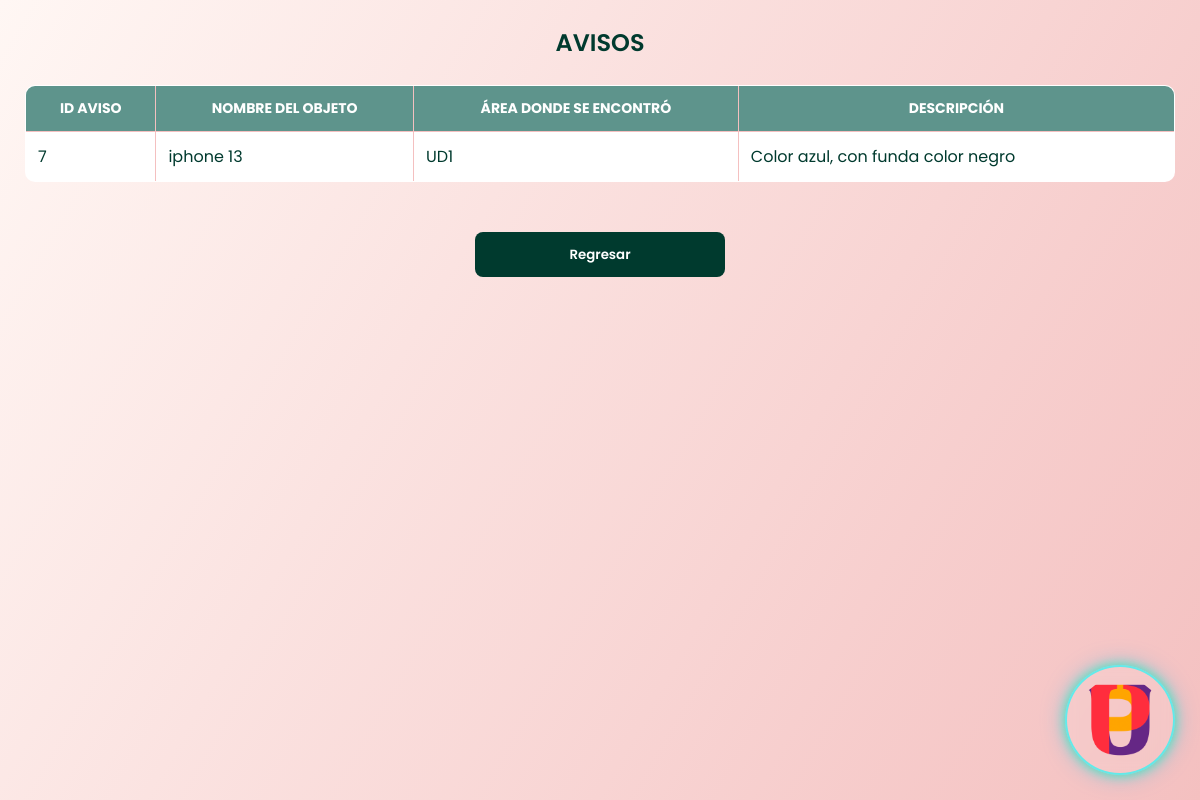
Screenshot of /index.php?action=avisos (signed in) with the database file from the repository.
### tables this page shows
CREATE TABLE `aviso` (
  `ID_Aviso` int(11) NOT NULL AUTO_INCREMENT,
  `ID_Objeto` int(11) DEFAULT NULL,
  `ID_Area` int(11) DEFAULT NULL,
  `descripcion` text NOT NULL,
  PRIMARY KEY (`ID_Aviso`),
  KEY `ID_Objeto` (`ID_Objeto`),
  KEY `ID_Area` (`ID_Area`),
  CONSTRAINT `fk_aviso_area` FOREIGN KEY (`ID_Area`) REFERENCES `area` (`ID_Area`) ON DELETE SET NULL ON UPDATE CASCADE,
  CONSTRAINT `fk_aviso_objeto` FOREIGN KEY (`ID_Objeto`) REFERENCES `objeto` (`ID_Objeto`) ON DELETE SET NULL ON UPDATE CASCADE
);

CREATE TABLE `objeto` (
  `ID_Objeto` int(11) NOT NULL AUTO_INCREMENT,
  `nombre` varchar(100) NOT NULL,
  `categoria` varchar(250) DEFAULT NULL,
  `ID_Area` int(11) DEFAULT NULL,
  `recuperado` varchar(250) DEFAULT 'no',
  `caracteristicas` text DEFAULT NULL,
  `marca` varchar(250) DEFAULT 'sin marca',
  `genero` varchar(100) NOT NULL DEFAULT 'indefinido',
  PRIMARY KEY (`ID_Objeto`),
  KEY `ID_Area` (`ID_Area`),
  CONSTRAINT `fk_objeto_area` FOREIGN KEY (`ID_Area`) REFERENCES `area` (`ID_Area`) ON DELETE SET NULL ON UPDATE CASCADE
);

CREATE TABLE `area` (
  `ID_Area` int(11) NOT NULL AUTO_INCREMENT,
  `nombre` varchar(100) NOT NULL,
  `salon` int(11) DEFAULT NULL,
  `laboratorio` int(11) DEFAULT NULL,
  `piso` int(11) DEFAULT NULL,
  PRIMARY KEY (`ID_Area`)
);

### app/controllers/AvisoController.php (called while the page is built, shortened)
<?php
include_once "config/db_connection.php";
include_once "app/models/AvisoModel.php";
class AvisoController
{
    private $model;
    public function __construct($connection)
    {
        $this->model = new AvisoModel($connection);
    }
    public function consultarAvisoAlumno()
    {
        $avisos = $this->model->consultarAviso();
        include "app/views/consult_avisoAlumno.php";
    }
}

### app/models/AvisoModel.php (called while the page is built, shortened)
<?php
class AvisoModel {
    private $connection;
    public function __construct($connection){
        $this->connection = $connection;
    }
    public function consultarAviso(){
        $sql = "SELECT
                    a.ID_Aviso,
                    a.descripcion,
                    o.nombre AS nombre_objeto,
                    ar.nombre AS nombre_area
                FROM aviso a
                INNER JOIN objeto o ON a.ID_Objeto = o.ID_Objeto
                INNER JOIN area ar ON a.ID_Area = ar.ID_Area";
        return $this->connection->query($sql);
    }
}
?>

### app/views/consult_avisoAlumno.php (the view, shortened to what this page needs)
<!DOCTYPE html>
<html lang="es">
<head>
    <link rel="stylesheet" href="public/css/consult.css?v=<?php echo time(); ?>">
</head>
<body>
    <img src="public/img/logo.png" class="logo-elegante">
    <h2 class="mb-4">AVISOS</h2>
    <table border="1">
        <thead>
            <tr>
                <th>ID AVISO</th>
                <th>NOMBRE DEL OBJETO</th>
                <th>ÁREA DONDE SE ENCONTRÓ</th>
                <th>DESCRIPCIÓN</th>
            </tr>
        </thead>
        <tbody>
            <?php while ($row = $avisos->fetch_assoc()): ?>
                <tr>
                    <td><?php echo htmlspecialchars($row['ID_Aviso']); ?></td>
                    <td><?php echo htmlspecialchars($row['nombre_objeto']); ?></td>
                    <td><?php echo htmlspecialchars($row['nombre_area']); ?></td>
                    <td><?php echo htmlspecialchars($row['descripcion']); ?></td>
                </tr>
            <?php endwhile; ?>
        </tbody>
    </table>
    <br><br>
    <a href="index.php?action=dashboard_alumno">
        <button>Regresar</button>
    </a>
</body>
</html>

### public/CSS/consult.css (style rules this page uses)
* { margin: 0; padding: 0; box-sizing: border-box; font-family: "Poppins", sans-serif; }
body { min-height: 100vh; background: linear-gradient(120deg, #FFF7F4, #F4C0C0, #5E948C, #003A2E); background-size: 300% 300%; animation: bgFuturistic 18s ease-in-out infinite; color: #003A2E; padding: 25px; position: relative; overflow-x: hidden; }
h1, h2, h3 { text-align: center; margin-bottom: 25px; color: #003A2E; font-weight: 600; }
button, input[type="submit"], a.button { background: #003A2E; color: white; padding: 12px 22px; border-radius: 8px; border: none; cursor: pointer; text-decoration: none; font-weight: 600; width: 250px; height: 45px; display: flex; justify-content: center; align-items: center; margin: 0 auto; transition: 0.25s; }
table { width: 100%; background: white; border-collapse: collapse; margin-top: 25px; border: 1px solid #F4C0C0; border-radius: 10px; overflow: hidden; }
thead { background: #5E948C; }
th { padding: 12px; color: white; font-size: 14px; text-transform: uppercase; }
td { padding: 12px; color: #003A2E; border-bottom: 1px solid #F4C0C0; }
a { text-decoration: none; color: #003A2E; font-weight: 600; }
.logo-elegante { width: 110px; position: fixed; bottom: 25px; right: 25px; z-index: 999; padding: 10px; border-radius: 50%; background: rgba(255, 255, 255, 0.07); backdrop-filter: blur(6px); box-shadow: 0 0 12px rgba(0, 255, 180, 0.7), 0 0 25px rgba(0, 180, 255, 0.4); border: 2px solid rgba(0, 255, 255, 0.6); animation: neonPulse 4s ease-in-out infinite; transition: 0.3s ease-in-out; }

### rows the page displays
aviso: ID_Aviso "7", ID_Objeto.nombre "iphone 13", ID_Area.nombre "UD1", descripcion "Color azul, con funda color negro"
